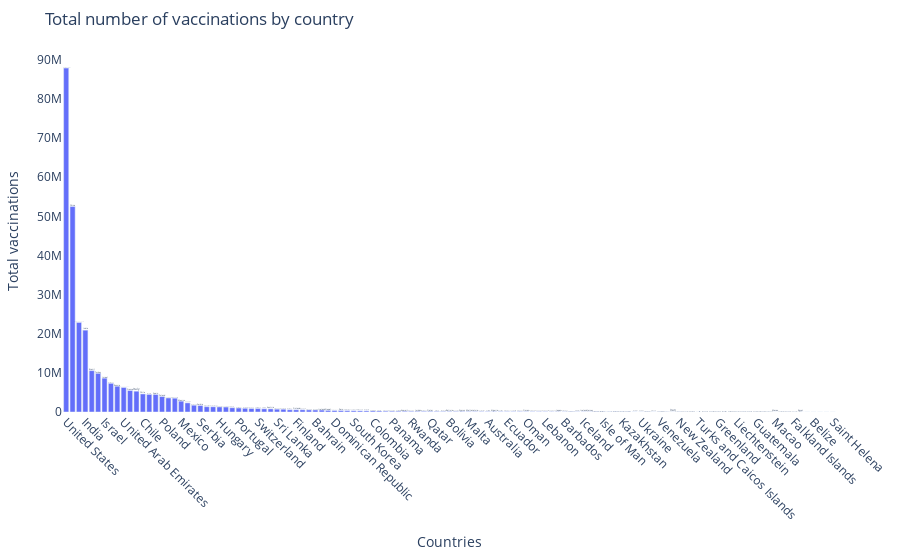

The notebook cell this image was saved under:
### Markdown cell above
# How many people are vaccinated / total and as % from population

### Code cell
sorted_vaccine_country = vaccine_country.sort_values('Total vaccinations', ascending=False)
trace = go.Bar(x=sorted_vaccine_country['Country'],
               y = sorted_vaccine_country['Total vaccinations'],
               name = 'Total number of vaccinations by country',
               text = sorted_vaccine_country['Country'],
               )

data = [trace]
layout = dict(title = 'Total number of vaccinations by country', xaxis = dict(tickangle=45,
                                                              showticklabels=True,
                                                              title = 'Countries'),
             yaxis = dict(title = 'Total vaccinations'),
             plot_bgcolor='rgba(0,0,0,0)',
             height = 600,
             margin=dict(l=60, r=60, t=50, b=50)            
             )
fig = go.Figure(data = data,layout = layout
              )
iplot(fig)

### Figure 1 — Plotly figure (JSON) as saved in the notebook; plotly's stock layout.template omitted (floating-point values rounded to 4 significant figures)
{"data": [{"name": "Total number of vaccinations by country", "text": ["United States", "China", "United Kingdom", "India", "Brazil", "Turkey", "Israel", "Germany", "Russia", "United Arab Emirates", "France", "Italy", "Chile", "Morocco", "Spain", "Poland", "Bangladesh", "Indonesia", "Mexico", "Canada", "Romania", "Serbia", "Argentina", "Netherlands", "Hungary", "Saudi Arabia", "Greece", "Portugal", "Belgium", "Sweden", "Switzerland", "Czechia", "Austria", "Sri Lanka", "Denmark", "Norway", "Finland", "Singapore", "Slovakia", "Bahrain", "Ireland", "Nepal", "Dominican Republic", "Peru", "Azerbaijan", "South Korea", "Lithuania", "Bulgaria", "Colombia", "Croatia", "Slovenia", "Panama", "Costa Rica", "Kuwait", "Rwanda", "Jordan", "Maldives", "Qatar", "Estonia", "Malaysia", "Bolivia", "Myanmar", "Cyprus", "Malta", "Latvia", "Seychelles", "Australia", "Algeria", "Pakistan", "Ecuador", "South Africa", "Uruguay", "Oman", "Cambodia", "Senegal", "Lebanon", "Hong Kong", "Japan", "Barbados", "Luxembourg", "Gibraltar", "Iceland", "Jersey", "Zimbabwe", "Isle of Man", "Cayman Islands", "Bermuda", "Kazakhstan", "Guernsey", "Belarus", "Ukraine", "El Salvador", "Albania", "Venezuela", "Northern Cyprus", "Iran", "New Zealand", "Faeroe Islands", "Thailand", "Turks and Caicos Islands", "Mongolia", "Anguilla", "Greenland", "Mauritius", "Philippines", "Liechtenstein", "Honduras", "Andorra", "Guatemala", "Monaco", "Montenegro", "Macao", "San Marino", "Guyana", "Falkland Islands", "Egypt", "Paraguay", "Belize", "Montserrat", "Trinidad and Tobago", "Saint Helena"], "type": "bar", "x": ["United States", "China", "United Kingdom", "India", "Brazil", "Turkey", "Israel", "Germany", "Russia", "United Arab Emirates", "France", "Italy", "Chile", "Morocco", "Spain", "Poland", "Bangladesh", "Indonesia", "Mexico", "Canada", "Romania", "Serbia", "Argentina", "Netherlands", "Hungary", "Saudi Arabia", "Greece", "Portugal", "Belgium", "Sweden", "Switzerland", "Czechia", "Austria", "Sri Lanka", "Denmark", "Norway", "Finland", "Singapore", "Slovakia", "Bahrain", "Ireland", "Nepal", "Dominican Republic", "Peru", "Azerbaijan", "South Korea", "Lithuania", "Bulgaria", "Colombia", "Croatia", "Slovenia", "Panama", "Costa Rica", "Kuwait", "Rwanda", "Jordan", "Maldives", "Qatar", "Estonia", "Malaysia", "Bolivia", "Myanmar", "Cyprus", "Malta", "Latvia", "Seychelles", "Australia", "Algeria", "Pakistan", "Ecuador", "South Africa", "Uruguay", "Oman", "Cambodia", "Senegal", "Lebanon", "Hong Kong", "Japan", "Barbados", "Luxembourg", "Gibraltar", "Iceland", "Jersey", "Zimbabwe", "Isle of Man", "Cayman Islands", "Bermuda", "Kazakhstan", "Guernsey", "Belarus", "Ukraine", "El Salvador", "Albania", "Venezuela", "Northern Cyprus", "Iran", "New Zealand", "Faeroe Islands", "Thailand", "Turks and Caicos Islands", "Mongolia", "Anguilla", "Greenland", "Mauritius", "Philippines", "Liechtenstein", "Honduras", "Andorra", "Guatemala", "Monaco", "Montenegro", "Macao", "San Marino", "Guyana", "Falkland Islands", "Egypt", "Paraguay", "Belize", "Montserrat", "Trinidad and Tobago", "Saint Helena"], "y": [87912323, 52520000, 22887118, 20922344, 10576542, 9883607, 8645523, 7326098, 6583873, 6265860, 5484624, 5319432, 4613246, 4492557, 4471577, 3951104, 3581169, 3528152, 2765805, 2329622, 1732964, 1650030, 1357596, 1336428, 1288974, 1264878, 1091749, 1012032, 943152, 890291, 882184, 818450, 802973, 724278, 707924, 578241, 565456, 565000, 522789, 506519, 493873, 402264, 375265, 365399, 337315, 314656, 295810, 287118, 270411, 242000, 203538, 194715, 193000, 175000, 158898, 150000, 145768, 140000, 134504, 112914, 106182, 103142, 100000, 92806, 82042, 81715, 76073, 75000, 72882, 71148, 70527, 70408, 67660, 66847, 64117, 60740, 51800, 46469, 46442, 44171, 42548, 39749, 33511, 32014, 24309, 24008, 23939, 22294, 22040, 20944, 17037, 16000, 15793, 12194, 11000, 10000, 9431, 7925, 7262, 6433, 4926, 3929, 3927, 3843, 2793, 2721, 2684, 2526, 2427, 2400, 2250, 2000, 1880, 1852, 1732, 1315, 1000, 996, 652, 440, 107]}], "layout": {"margin": {"b": 50, "l": 60, "r": 60, "t": 50}, "plot_bgcolor": "rgba(0, 0, 0, 0)", "title": {"text": "Total number of vaccinations by country"}, "xaxis": {"showticklabels": true, "tickangle": 45, "title": {"text": "Countries"}, "type": "category", "range": [-0.5, 120.5], "autorange": true}, "yaxis": {"title": {"text": "Total vaccinations"}, "type": "linear", "range": [0, 92540000.0], "autorange": true}, "autosize": true}}
